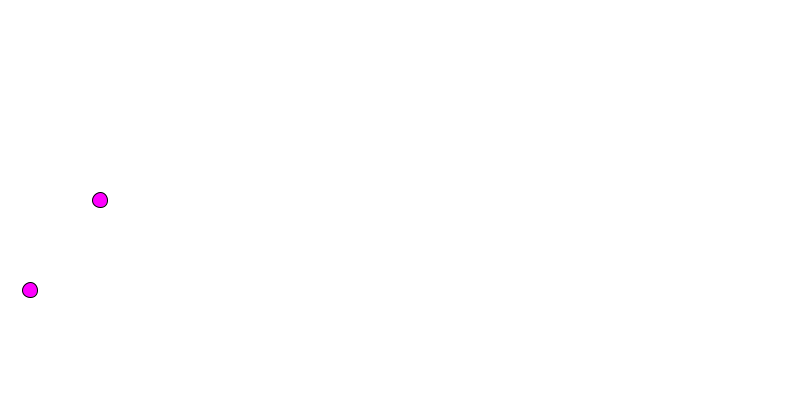
Frame 1 (no input)
Frame 60 (the mouse pressed at the canvas centre just before this capture): identical to frame 1, image omitted
Frame 120 (the mouse held since frame 60 and released just before this capture): identical to frame 1, image omitted

The Processing sketch that drew this single still picture (run headless with seeded random() and noise(); from frame 60 on, the mouse is pressed at the canvas centre):

// Processing sketch: hw12_orbs
// ── hw12_orbs.pde
Orb o1;
Orb o2;
float GRAVITY = 0.1;
PVector g;

boolean moving;

void setup() {
  size(800, 400);
  g = new PVector(0, GRAVITY);
  Orb o1=new Orb(30, 200);
  Orb o2=new Orb(100, 200);
  reset();
}//setup

void draw() {
  background(255);
  if (moving) {
    PVector spring=o2.calculateSpring(o1);
    o2.applyForce(spring);
    spring=o1.calculateSpring(o2);
    o1.applyForce(spring);
    o1.run();
    o2.run();
  }
  o1.display();
  o2.display();
}//draw

void reset() {
  moving = false;
  o1 = new Orb(30, 290);
  o2 = new Orb(100, 200);
}//reset

void keyPressed() {
  if (key == ' ') {
    moving = !moving;
  }
  if (key == 'h') {
    o1.applyForce(new PVector(6, -6));
    moving = true;
  }
  if (key == 'r') {
    reset();
  }
}

// ── Orb.pde
class Orb {
  static final float DAMPING=0.995;
  static final float SPRING_CONST=0.05;
  static final float SPRING_LEN=50;

  PVector position;
  PVector velocity;
  PVector acceleration;
  float psize;
  //instance variables
  Orb(float x, float y) {
    position=new PVector(x, y);
    velocity=new PVector(0, 0);
    acceleration=new PVector(0, 0);
    psize=15;
  }//constructor

  void display() {
    fill(255, 0, 255);
    circle(position.x, position.y, psize);
  }//display
  void run() {
    //acceleration.mult(0);
    velocity.add(acceleration);
    if (checkYBoundary()) {
      velocity.y*=-1;
    }
    if (CheckXBoundary()) {
      velocity.x*=-1;
    }
    velocity.mult(0.995);
    position.add(velocity);
    acceleration.mult(DAMPING);
  }

  boolean checkYBoundary() {
    boolean check=position.y<=psize/2;
    check = check || (position.y>=height-psize/2);
    return check;
  }
  boolean CheckXBoundary() {
    boolean check=position.x<=psize/2;
    check = check || (position.x>=width-psize/2);
    return check;
  }
  void applyForce(PVector f) {
    acceleration.add(f);
  }
  PVector calculateSpring(Orb other) {
    float dist=position.dist(other.position);
    float displacement=dist-SPRING_LEN;
    float springForce = displacement * SPRING_CONST;
    float xDiff=other.position.x-position.x;
    if (xDiff<0) {
      springForce*=-1;
    }
    float xForce=springForce*xDiff/dist;
    return new PVector(springForce,0);
    //spring constant
  }
}
